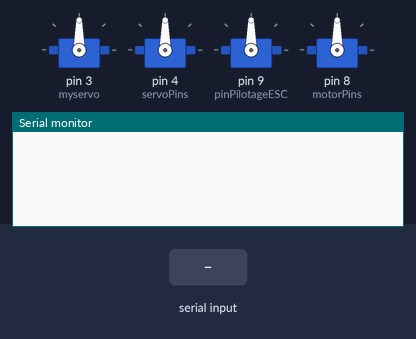
Bench run of a sketch on a simulated Arduino Uno, built with avr-gcc and run on an emulated ATmega328P. Shown: 4 × servo, the last lines printed to the serial monitor. The test bench sets the inputs (shaded band).

Above: at 1.2 s.
1.3 s: "<ON>" received over Serial
At 2.0 s:
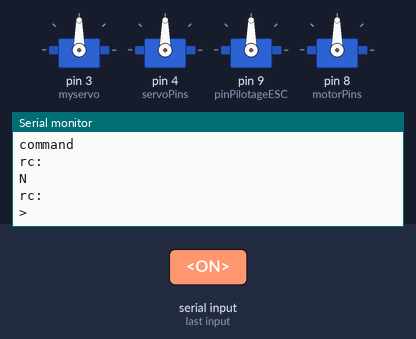
2.8 s: byte 32 (' ') received over Serial
At 4.0 s:
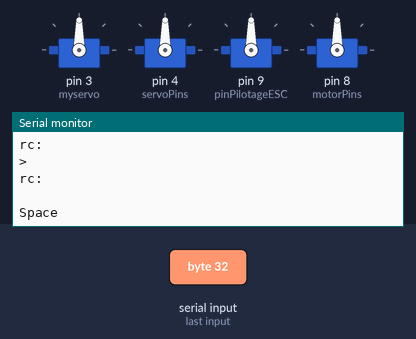
4.3 s: "<90 45>" received over Serial
At 4.7 s:
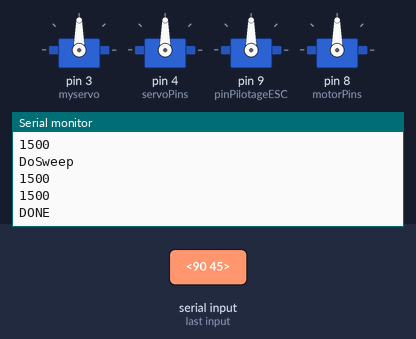
5.8 s: "<30 150>" received over Serial
Timing chart, 0 to 8.3 s (numbered marks = the images above; inputs shaded):
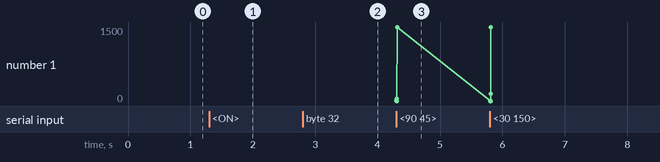

Measured:
- after the input at 1.3 s, the serial monitor: prints a new line at once (image 1)
- after the input at 2.8 s, the serial monitor: prints a new line at once (image 2)
- after the input at 4.3 s, the serial monitor: prints a new line at once (image 3)

The sketch:

ROSArduinoBridge.ino
```cpp
// #define USE_BASE      // Enable the base controller code
// #undef USE_BASE     // Disable the base controller code

/* Define the motor controller and encoder library you are using */
#ifdef USE_BASE
/* The Pololu VNH5019 dual motor driver shield */
//#define POLOLU_VNH5019

/* The Pololu MC33926 dual motor driver shield */
//#define POLOLU_MC33926

/* The RoboGaia encoder shield */
//#define ROBOGAIA

/* Encoders directly attached to Arduino board */
//#define ARDUINO_ENC_COUNTER

/* L298 Motor driver*/
//#define L298_MOTOR_DRIVER
#endif

#define USE_SERVOS  // Enable use of PWM servos as defined in servos.h
#define USE_MOTORS    // Disable use of PWM servos

/* Serial port baud rate */
#define BAUDRATE     115200


/* Maximum PWM signal */
//#define MAX_PWM        255

#if defined(ARDUINO) && ARDUINO >= 100
#include "Arduino.h"
#else
#include "WProgram.h"
#endif

/* Include definition of serial commands */
#include "commands.h"

/* Sensor functions */
// #include "sensors.h"

/* Include servo support if required */
#ifdef USE_SERVOS
#include <Servo.h>
#include "servos.h"
#include "motors.h"
#endif

Servo esc;

#ifdef USE_BASE
/* Motor driver function definitions */
// #include "motor_driver.h"

/* Encoder driver function definitions */
//  #include "encoder_driver.h"

/* PID parameters and functions */
// #include "diff_controller.h"

/* Run the PID loop at 30 times per second */
#define PID_RATE           30     // Hz

/* Convert the rate into an interval */
const int PID_INTERVAL = 1000 / PID_RATE;

/* Track the next time we make a PID calculation */
unsigned long nextPID = PID_INTERVAL;

/* Stop the robot if it hasn't received a movement command
  in this number of milliseconds */
#define AUTO_STOP_INTERVAL 2000
long lastMotorCommand = AUTO_STOP_INTERVAL;
#endif

/* Variable initialization */

char cmd; // Variable to hold the current single-character command
char argv1[16]; // Character arrays to hold the first and second arguments
long arg1; // The arguments converted to integers


/* Clear the current command parameters */
void resetCommand() {
  cmd = '\0';
  memset(argv1, 0, sizeof(argv1));
  arg1 = 0;
}

/* Run a command.  Commands are defined in commands.h */
int runCommand(char *argv) {
  int i = 0;
  int pid_args[4];
  arg1 = atoi(argv);

  switch (cmd) {
#ifdef USE_SERVOS
    case SERVO_WRITE:
      servos[STEERING_RIGHT].setTargetPosition(arg1);
      servos[STEERING_LEFT].setTargetPosition(arg1);
      break;
    case SERVO_UPDATE:
      Serial.println("SERVO UPDATE");
      Serial.println(arg1);
      Serial.println(arg1);
      servos[STEERING_RIGHT].updateTargetPosition(arg1);
      servos[STEERING_LEFT].updateTargetPosition(arg1);
      break;

 /*   case SERVO_READ:
      Serial.println(servos[arg1].getServo().read());
      break;*/
#endif
#ifdef USE_MOTORS
    case BRUSH_WRITE:
      Serial.println("BRUSH WRITE");
      Serial.println(arg1);
      Serial.println(arg1);
      motors[RIGHT].updateTargetPosition(arg1);
      motors[LEFT].updateTargetPosition(arg1);
      break;
#endif
  }
}


/* Setup function--runs once at startup. */
void setup() {
  Serial.begin(BAUDRATE);

  /* Attach servos if used */
#ifdef USE_SERVOS
  int i;
  for (i = 0; i < N_SERVOS; i++) {
    servos[i].initServo(
      servoPins[i],
      100,
      servoInitPosition[i]);
  }
#endif
#ifdef USE_MOTORS
  //esc.attach(9,1000,2000);
 /* esc.writeMicroseconds(1000); // initialise the esc signal to low level
  delay(1000);                 // wait for 1 second
  esc.writeMicroseconds(2000); // then set it to high level
  delay(1000);                 // then wait again for 1 second
      esc.writeMicroseconds(1000);*/
  for (i = 0; i < N_MOTORS; i++) {
    motors[i].initMotor(
      motorPins[i],
      stepDelay[i],
      motorInitPosition[i]);

  }
#endif
}

/* Enter the main loop.  Read and parse input from the serial port
   and run any valid commands. Run a PID calculation at the target
   interval and check for auto-stop conditions.
*/

/*   DEBUGG */
Servo myservo;

void move_debug2()
{
  servos[0].setTargetPosition(180);
  servos[0].doSweep();
  delay(30);
}

void move_debug()
{
  myservo.attach(3);
  for (int pos = 0; pos <= 180; pos += 1) {
    myservo.write(pos);
    delay(10);
  }
  for (int pos = 180; pos >= 10; pos -= 1) {
    myservo.write(pos);
    delay(10);
  }
}


#define dureeMinimaleImpulsionCommandeESC     1000        // La durée minimale pour une impulsion est de 1000 µs, soit 1 ms (comme pour un servomoteur, en fait)
#define dureeMaximaleImpulsionCommandeESC     2000
#define pinPilotageESC             9


void loop_Temp2()
{
  Serial.println("in loop");
  for (int i = 1300; i < 1600; i++)
  {
    #ifdef USE_MOTORS
        motors[LEFT].setTargetPosition(i);
        motors[RIGHT].setTargetPosition(i);


        for (int j = 0; j < N_SERVOS; j++) {
          Serial.println(i);
          motors[j].doSweep();
        }
        #endif
  }


}


void loop_temp() {

  if (Serial.available() > 0) {
    move_debug();
    String message = Serial.readString();
    message.trim();


    if (message.equals("ON")) {
      move_debug();
    }
  }
}

/* END DEBUG */


bool newData = false;

void loop() {
    static boolean recvInProgress = false;
    char startMarker = '<';
    char endMarker = '>';
    char rc;
    int index = 0;
    int arg = 0;
    char argv[50];

    String m = String();
    while (Serial.available() > 0) {
        rc = Serial.read();
        Serial.println("rc: ");
        Serial.println(rc);

        if (recvInProgress == true) {
          if (rc == ' ') {
            if (arg == 0)
            {
              Serial.println("Space");
              arg = 1;
            }

          }
          else if (rc == endMarker) {
             if (arg == 1) {
                argv[index] = '\0';
                recvInProgress = false;
                arg = 0;
                Serial.println(argv);
                Serial.println(cmd);

                execute(argv);
                Serial.println("DONE\r\n");
              }
          }
          else {

             if (arg == 0) {
                Serial.println("command" + cmd);
                cmd = rc;
              }
              else {
                Serial.println("else " + rc);
                argv[index] = rc;
                index++;
              }
          }
      }else if (rc == startMarker) {
          recvInProgress = true;
          index = 0;
          arg = 0;
      }
  }
}


void execute(char *argv) {
      runCommand(argv);
      resetCommand();

      #ifdef USE_MOTORS
      for (int i = 0; i < N_SERVOS; i++) {
        servos[i].doSweep();
        motors[i].doSweep();
      }
      #endif

}
```

commands.h
```cpp
/* Define single-letter commands that will be sent by the PC over the
   serial link.
*/

#ifndef COMMANDS_H
#define COMMANDS_H

#define ANALOG_READ    'a'
#define GET_BAUDRATE   'g'
#define BRUSH_WRITE 'b'
#define PIN_MODE       'c'
#define DIGITAL_READ   'd'
#define READ_ENCODERS  'e'
#define MOTOR_SPEEDS   'm'
#define MOTOR_RAW_PWM  'o'
#define PING           'p'
#define RESET_ENCODERS 'r'
#define SERVO_WRITE    's'
#define SERVO_UPDATE   'u'
//#define SERVO_READ     't'
//#define UPDATE_PID     'u'
//#define DIGITAL_WRITE  'w'
//#define ANALOG_WRITE   'x'
#define STEERING_RIGHT  0
#define STEERING_LEFT   1
#define LEFT            0
#define RIGHT           1

#endif
```

motors.h
```cpp
#ifndef MOTORS_H
#define MOTORS_H


#define N_MOTORS 2

// This delay in milliseconds determines the pause
// between each one degree step the servo travels.  Increasing
// this number will make the servo sweep more slowly.
// Decreasing this number will make the servo sweep more quickly.
// Zero is the default number and will make the servos spin at
// full speed.  150 ms makes them spin very slowly.


// Pins
byte motorPins [N_MOTORS] = { 9, 8};

// Initial Position
byte motorInitPosition [N_MOTORS] = { 1500, 1500};

class Motor
{
  public:
    Motor();
    void initMotor(
        int motorPin,
        int stepDelayMs,
        int initPosition);
    void doSweep();
    void setTargetPosition(int position);
    void updateTargetPosition(int position);
    Servo getMotor();

  private:
    Servo motor;
    int stepDelayMs;
    int currentPositionDegrees;
    int targetPositionDegrees;
    long lastSweepCommand;
};

Motor motors [N_MOTORS];

#endif
```

motors.ino
```cpp
#ifdef MOTORS_H


// Constructor
Motor::Motor()
{
  this->currentPositionDegrees = 0;
  this->targetPositionDegrees = 0;
  this->lastSweepCommand = 0;
}


// Init
void Motor::initMotor(
    int motorPin,
    int stepDelayMs,
    int initPosition)
{
  this->motor.attach(motorPin, 1000, 2000);
  this->stepDelayMs = stepDelayMs;
  this->currentPositionDegrees = 1500;
  this->targetPositionDegrees = 1500;
  this->lastSweepCommand = millis();

  /*this->motor.writeMicroseconds(2000); // initialise the esc signal to low level
  delay(2000);                 // wait for 1 second
  this->motor.writeMicroseconds(1000); // then set it to high level
  delay(2000);                 // then wait again for 1 second
  this->motor.writeMicroseconds(2000);*/
}


// Perform Sweep
void Motor::doSweep()
{
  Serial.println("DoSweep");
  Serial.println(this->currentPositionDegrees);
  Serial.println(this->targetPositionDegrees);

  if (this->currentPositionDegrees < this->targetPositionDegrees)
  {
    for (; this->currentPositionDegrees < this->targetPositionDegrees; this->currentPositionDegrees+=2)
    {
        Serial.println(this->currentPositionDegrees);
       this->motor.writeMicroseconds(this->currentPositionDegrees);
       delay(3);
    }
  }else
  {
    for (; this->currentPositionDegrees > this->targetPositionDegrees; this->currentPositionDegrees-=2)
    {
       Serial.println(this->currentPositionDegrees);
       this->motor.writeMicroseconds(this->currentPositionDegrees);
       delay(3);
    }
  }
}


// Set a new target position
void Motor::setTargetPosition(int position)
{
  //Serial.print("Set\r\n");
  this->targetPositionDegrees = position;
}


void Motor::updateTargetPosition(int position)
{
  /* Keep between 1000 and 2000 */
  if (position < -500)
    position = -500;
  if (position > 500)
    position = 500;
  this->targetPositionDegrees = 1500 + position;

  /*if (position < 0)
  {
    Serial.println("MINUS");
    this->targetPositionDegrees = 1200;
  }
  else if (position > 0)
  {
    Serial.println("PLUS");
     this->targetPositionDegrees = 1700;
  }
  else
  {
    Serial.println("NEUTRE");
    this->targetPositionDegrees = 1500;
  }*/
}


// Accessor for servo object
Servo Motor::getMotor()
{
  //Serial.println("la\r\n");
  return this->motor;
}


#endif
```

servos.h
```cpp
#ifndef SERVOS_H
#define SERVOS_H


#define N_SERVOS 2

// This delay in milliseconds determines the pause
// between each one degree step the servo travels.  Increasing
// this number will make the servo sweep more slowly.
// Decreasing this number will make the servo sweep more quickly.
// Zero is the default number and will make the servos spin at
// full speed.  150 ms makes them spin very slowly.
int stepDelay [N_SERVOS] = { 0, 0}; // ms

// Pins
byte servoPins [N_SERVOS] = { 3, 4};

// Initial Position
byte servoInitPosition [N_SERVOS] = { 90, 90}; // [0, 180] degrees


class SweepServo
{
  public:
    SweepServo();
    void initServo(
        int servoPin,
        int stepDelayMs,
        int initPosition);
    void doSweep();
    void setTargetPosition(int position);
    void updateTargetPosition(int position);
    Servo getServo();

  private:
    Servo servo;
    int stepDelayMs;
    int currentPositionDegrees;
    int targetPositionDegrees;
    long lastSweepCommand;
};

SweepServo servos [N_SERVOS];

#endif
```

servos.ino
```cpp
/***************************************************************
   Servo Sweep - by Nathaniel Gallinger

   Sweep servos one degree step at a time with a user defined
   delay in between steps.  Supports changing direction
   mid-sweep.  Important for applications such as robotic arms
   where the stock servo speed is too fast for the strength
   of your system.

 *************************************************************/

#ifdef USE_SERVOS


// Constructor
SweepServo::SweepServo()
{
  this->currentPositionDegrees = 0;
  this->targetPositionDegrees = 0;
  this->lastSweepCommand = 0;
}


// Init
void SweepServo::initServo(
    int servoPin,
    int stepDelayMs,
    int initPosition)
{
  //Serial.print("DoSweep\r\n");
  this->servo.attach(servoPin);
  this->stepDelayMs = stepDelayMs;
  this->currentPositionDegrees = initPosition;
  this->targetPositionDegrees = initPosition;
  this->lastSweepCommand = millis();
}


// Perform Sweep
void SweepServo::doSweep()
{
  int delta = millis() - this->lastSweepCommand;

  if (delta > this->stepDelayMs) {
    this->lastSweepCommand =  millis();
    if (this->currentPositionDegrees < this->targetPositionDegrees)
    {
      for (; this->currentPositionDegrees < this->targetPositionDegrees; this->currentPositionDegrees++)
      {
        this->currentPositionDegrees += 1;
        this->servo.write(this->currentPositionDegrees);
        delay(10);
      }
    }
    else
    {
      for (; this->currentPositionDegrees > this->targetPositionDegrees; this->currentPositionDegrees--)
      {
        this->servo.write(this->currentPositionDegrees);
        delay(10);
      }
    }
  }

/*  int delta = millis() - this->lastSweepCommand;

  // Check if time for a step
  if (delta > this->stepDelayMs) {
    // Check step direction
    if (this->targetPositionDegrees > this->currentPositionDegrees) {
      this->currentPositionDegrees++;
      this->servo.write(this->currentPositionDegrees);
    }
    else if (this->targetPositionDegrees < this->currentPositionDegrees) {
      this->currentPositionDegrees--;

      this->servo.write(this->currentPositionDegrees);
    }
    // if target == current position, do nothing

    // reset timerthis->servo.write(this->currentPositionDegrees);
    this->lastSweepCommand = millis();
  }*/

}


// Set a new target position
void SweepServo::setTargetPosition(int position)
{
  //Serial.print("Set\r\n");
  if (position >= 30 && position <= 150)
  {
    this->targetPositionDegrees = position;
  }

}


void SweepServo::updateTargetPosition(int position)
{
  int margin = 0;
  if (position != 0)
  {
    margin = position > 0? 1: -1;
  }
  if (this->targetPositionDegrees + position + margin >= 0 && this->targetPositionDegrees + position + margin <= 180)
  {
     this->targetPositionDegrees += (position + margin);
  }
}


// Accessor for servo object
Servo SweepServo::getServo()
{
  //Serial.println("la\r\n");
  return this->servo;
}


#endif
```

motor_driver.ino
```cpp
/***************************************************************
   Motor driver definitions

   Add a "#elif defined" block to this file to include support
   for a particular motor driver.  Then add the appropriate
   #define near the top of the main ROSArduinoBridge.ino file.

   *************************************************************/

#ifdef USE_BASE

#ifdef POLOLU_VNH5019
  /* Include the Pololu library */
  #include "DualVNH5019MotorShield.h"

  /* Create the motor driver object */
  DualVNH5019MotorShield drive;

  /* Wrap the motor driver initialization */
  void initMotorController() {
    drive.init();
  }

  /* Wrap the drive motor set speed function */
  void setMotorSpeed(int i, int spd) {
    if (i == LEFT) drive.setM1Speed(spd);
    else drive.setM2Speed(spd);
  }

  // A convenience function for setting both motor speeds
  void setMotorSpeeds(int leftSpeed, int rightSpeed) {
    setMotorSpeed(LEFT, leftSpeed);
    setMotorSpeed(RIGHT, rightSpeed);
  }
#elif defined POLOLU_MC33926
  /* Include the Pololu library */
  #include "DualMC33926MotorShield.h"

  /* Create the motor driver object */
  DualMC33926MotorShield drive;

  /* Wrap the motor driver initialization */
  void initMotorController() {
    drive.init();
  }

  /* Wrap the drive motor set speed function */
  void setMotorSpeed(int i, int spd) {
    if (i == LEFT) drive.setM1Speed(spd);
    else drive.setM2Speed(spd);
  }

  // A convenience function for setting both motor speeds
  void setMotorSpeeds(int leftSpeed, int rightSpeed) {
    setMotorSpeed(LEFT, leftSpeed);
    setMotorSpeed(RIGHT, rightSpeed);
  }
#elif defined L298_MOTOR_DRIVER
  void initMotorController() {
    digitalWrite(RIGHT_MOTOR_ENABLE, HIGH);
    digitalWrite(LEFT_MOTOR_ENABLE, HIGH);
  }

  void setMotorSpeed(int i, int spd) {
    unsigned char reverse = 0;

    if (spd < 0)
    {
      spd = -spd;
      reverse = 1;
    }
    if (spd > 255)
      spd = 255;

    if (i == LEFT) {
      if      (reverse == 0) { analogWrite(LEFT_MOTOR_FORWARD, spd); analogWrite(LEFT_MOTOR_BACKWARD, 0); }
      else if (reverse == 1) { analogWrite(LEFT_MOTOR_BACKWARD, spd); analogWrite(LEFT_MOTOR_FORWARD, 0); }
    }
    else /*if (i == RIGHT) //no need for condition*/ {
      if      (reverse == 0) { analogWrite(RIGHT_MOTOR_FORWARD, spd); analogWrite(RIGHT_MOTOR_BACKWARD, 0); }
      else if (reverse == 1) { analogWrite(RIGHT_MOTOR_BACKWARD, spd); analogWrite(RIGHT_MOTOR_FORWARD, 0); }
    }
  }

  void setMotorSpeeds(int leftSpeed, int rightSpeed) {
    setMotorSpeed(LEFT, leftSpeed);
    setMotorSpeed(RIGHT, rightSpeed);
  }
#else
  #error A motor driver must be selected!
#endif

#endif
```
